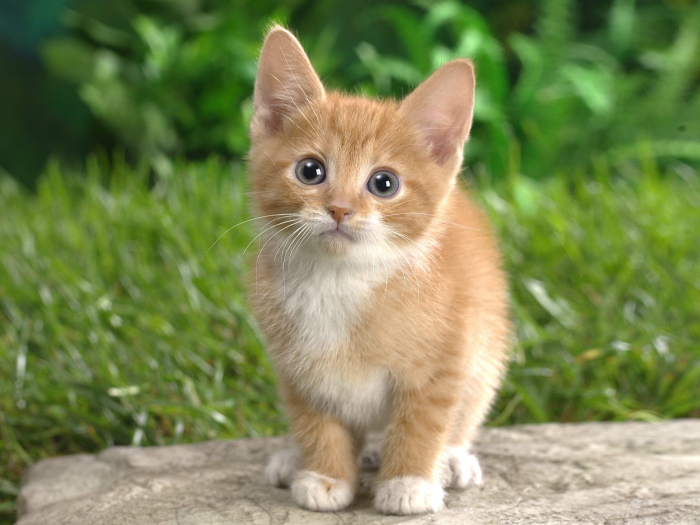
#> input picture opencv/img.png, 1400 x 1050 px (shown at 1/2 size)
$ python lab3.py
#> lines starting #> are read from the running program, lines starting #| are printed output that depends on the picture
import cv2
import numpy as np
from matplotlib import pyplot as plt

# [59 lines left out: functions zad1, zad2_erosion, zad2_dilation, not called in this run]


def zad3():
    img = cv2.imread('img.png', 0)
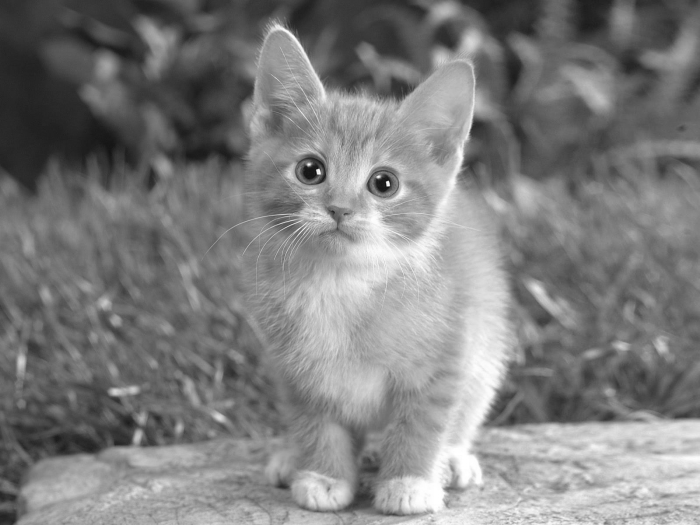
#> img: shape (1050, 1400) (shown at 1/2 size); min 11, max 255, mean 126.2
    img2 = cv2.imread('img.png')
#> img2 is the input picture: shape (1050, 1400, 3); mean B, G, R 85.2, 135.6, 125.3
    plt.subplot(131), plt.hist(img.ravel(), 256, [0, 256]), plt.title('Greyscale')
    plt.xticks([]), plt.yticks([])
    plt.subplot(132), plt.hist(img2.ravel(), 256, [0, 256]), plt.title('Colour')
    plt.xticks([]), plt.yticks([])
    plt.subplot(133), plt.imshow(img2), plt.title('Original')
    plt.xticks([]), plt.yticks([])
    plt.show()
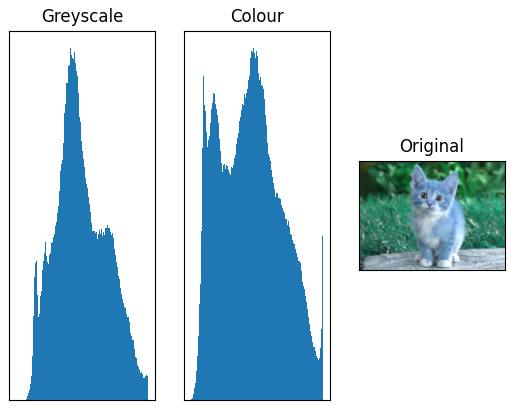
#> figure drawn by matplotlib, 3 panels; B, G, R data is drawn as R, G, B


def zad3_():
    img = cv2.imread('img.png', 0)

    hist, bins = np.histogram(img.flatten(), 256, [0, 256])
#> hist = 256 values, max 14169 at index 105, min 0 at index 0, mean 5742.2; bins = 257 values from 0 to 256

    cdf = hist.cumsum()
#> cdf = 256 values from 0 to 1470000
    cdf_normalized = cdf * hist.max() / cdf.max()
#> cdf_normalized = 256 values from 0 to 14169

    plt.plot(cdf_normalized, color='b')
    plt.hist(img.flatten(), 256, [0, 256], color='r')
    plt.xlim([0, 256])
    plt.legend(('cdf', 'histogram'), loc='upper left')
    plt.show()
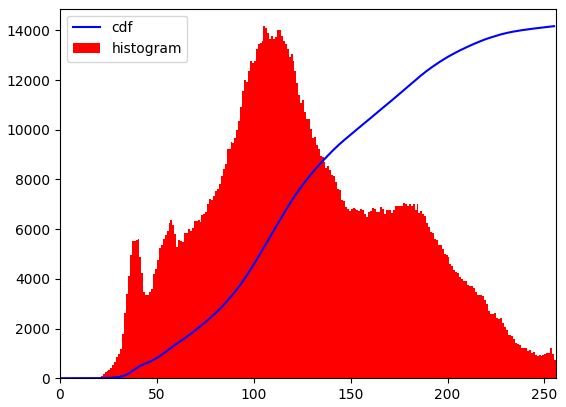
#> figure drawn by matplotlib, 1 panel; tallest bar 14169 high, from x = 105 to 106; curve peaks at x = 255, y = 14169

# [36 lines left out: functions zad4, zad5, not called in this run]


if __name__ == "__main__":
    #zad1()
    #zad2_erosion()
    #zad2_dilation()
    zad3()
    zad3_()
    #zad4()
    #zad5()
